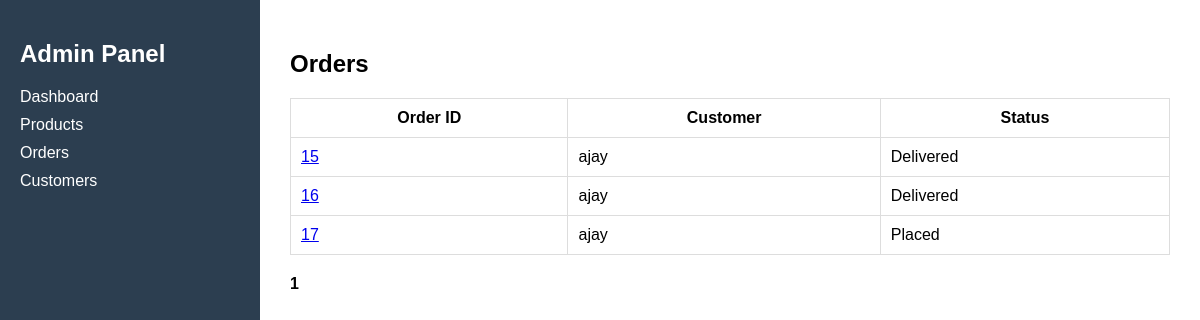
The app's page /admin-orders/, older data.
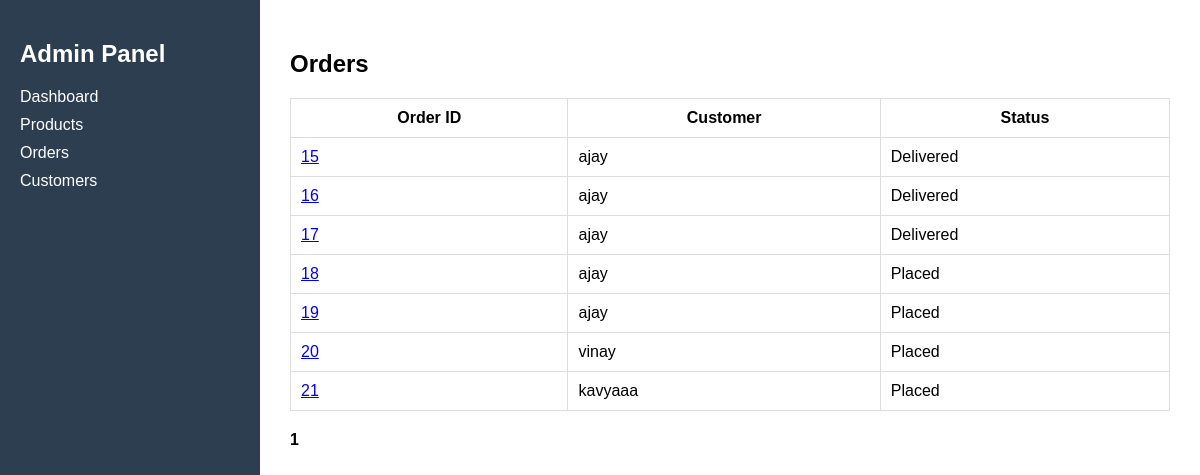
The same page, newer data.
### category/models.py (models this page shows, shortened)
class Order(models.Model):
    STATUS_CHOICES = (
        ('Placed', 'Placed'),
        ('Shipped', 'Shipped'),
        ('Delivered', 'Delivered'),
        ('Cancelled', 'Cancelled'),
    )
    PAYMENT_CHOICES = (
        ('COD', 'Cash On Delivery'),
        ('CARD', 'Card Payment'),
        ('UPI', 'UPI Payment'),
    )
    PAYMENT_STATUS = (
        ('Pending', 'Pending'),
        ('Paid', 'Paid'),
        ('Failed', 'Failed'),
    )
    user = models.ForeignKey(User, on_delete=models.CASCADE)
    total_amount = models.DecimalField(max_digits=10, decimal_places=2)
    discount_amount = models.DecimalField(max_digits=10, decimal_places=2, default=0)
    status = models.CharField(
        max_length=20,
        choices=STATUS_CHOICES,
        default='Placed'
    )
    payment_method = models.CharField(
        max_length=10,
        choices=PAYMENT_CHOICES,
        default='COD'
    )
    payment_status = models.CharField(
        max_length=10,
        choices=PAYMENT_STATUS,
        default='Pending'
    )
    created_at = models.DateTimeField(auto_now_add=True)
    estimated_delivery = models.DateTimeField(null=True, blank=True)
    delivered_at = models.DateTimeField(null=True, blank=True)
    stock_reduced = models.BooleanField(default=False)
    coins_used = models.IntegerField(default=0)
    coins_added = models.BooleanField(default=False)

### category/views.py (the view)
# urls.py: path("admin-orders/", views.admin_orders, name="admin_orders"),
def admin_orders(request):
    orders = Order.objects.order_by("id")
    paginator = Paginator(orders,15)
    page_number = request.GET.get("page")
    orders = paginator.get_page(page_number)
    return render(request,"admindashboard/orders.html",{
        "orders":orders,
    })

### category/templates/admindashboard/orders.html (shortened to what this page needs)
{% extends "admindashboard/base.html" %}
{% block content %}
<h2>Orders</h2>
<table>
<tr>
<th>Order ID</th>
<th>Customer</th>
<th>Status</th>
</tr>
{% for order in orders %}
<tr>
<td>
<a href="{% url 'admin_order_detail' order.id %}">
{{order.id}}
</a>
</td>
<td>{{order.user}}</td>
<td>{{order.status}}</td>
</tr>
{% endfor %}
</table>
<div style="margin-top:20px;">
{% for i in orders.paginator.page_range %}
{% if orders.number == i %} <strong>{{ i }}</strong>
{% else %} <a href="?page={{ i }}">{{ i }}</a>
{% endif %}
{% endfor %}
</div>
{% endblock %}

Row changes from the older to the newer data that the page shows:
changed Order id 17: status "Placed" → "Delivered"
added Order: id "18", user "ajay", status "Placed"
added Order: id "19", user "ajay", status "Placed"
added Order: id "20", user "vinay", status "Placed"
added Order: id "21", user "kavyaaa", status "Placed"
